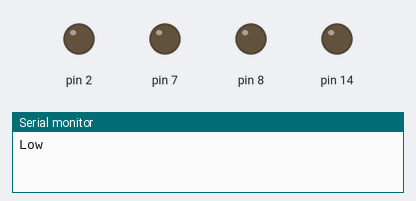
A sketch run on a simulated Arduino Uno, built with avr-gcc and run on an emulated ATmega328P. Parts: output pins drawn as LEDs (lit = HIGH), the last lines printed to the serial monitor.

Above: at 1.0 s.
At 3.0 s:
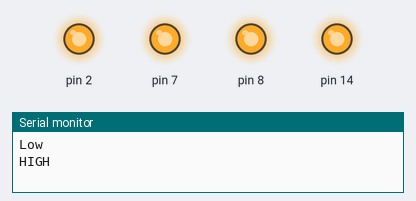
Timing chart, 0 to 5.2 s (numbered marks = the images above):
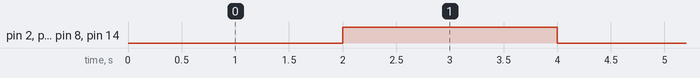

The sketch:

shifter_test.ino
```cpp
#include <Streaming.h>

void setup() {
  Serial.begin(115200);
  // put your setup code here, to run once:
  pinMode(2, OUTPUT);
pinMode(14, OUTPUT);
pinMode(7, OUTPUT);
pinMode(8, OUTPUT);
}

void loop() {
  // put your main code here, to run repeatedly:
  digitalWrite(2, LOW);
  digitalWrite(14, LOW);
  digitalWrite(7, LOW);
  digitalWrite(8, LOW);
  Serial << "Low" << endl;
  delay(2000);

  // put your main code here, to run repeatedly:
  digitalWrite(2, HIGH);
  digitalWrite(14, HIGH);
  digitalWrite(7, HIGH);
  digitalWrite(8, HIGH);
  Serial << "HIGH" << endl;
  delay(2000);

}
```

Measured:
- by itself, pin 2, pin 7, pin 8, pin 14: alternates HIGH for 2.0 s and LOW for 2.0 s
